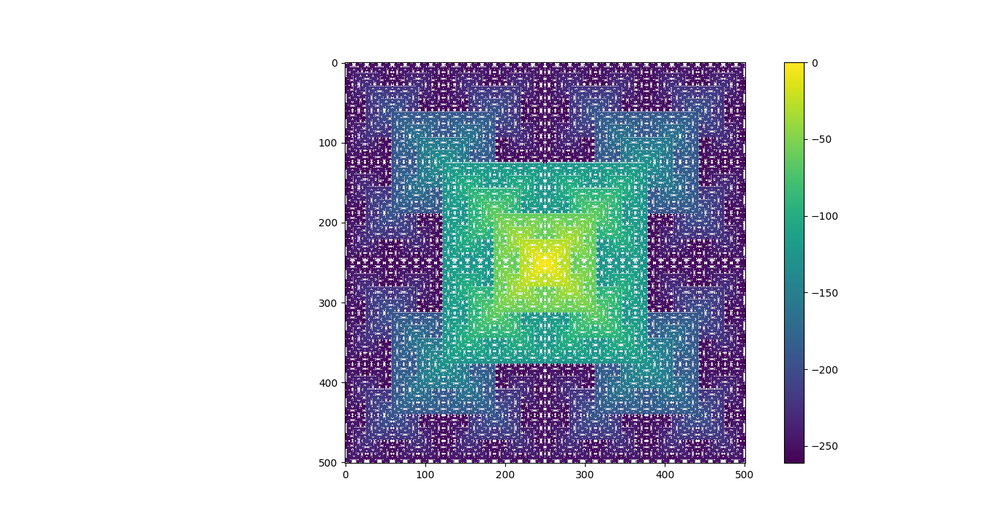
#> input picture CrystalRules/square_fractal_20180709_214959_image.png, 1000 x 520 px, shrunk from 1366 x 710 before the run
$ python PureHueImage.py
#> lines starting #> are read from the running program, lines starting #| are printed output that depends on the picture
# convert image to HSV, then maximize saturation and value, leaving only "pure hue"
# because I was curious about the hues seen in an aerial image of twilight over the Ross Sea in Antarctica: https://lh3.googleusercontent.com/proxy/xiXOr8TtWYHKD9DVzRLBmnxY7OM-mE_735Q-8L1-0zVZRLayFDgO9RKLssq7Hj6XeTGMKcEr4HowFXizGfaAnzMWdcQQUTATeFlY-W2gaeAHAklbs4YumN6y-Sb1BoB6gQmWKA


from PIL import Image
import numpy as np
import matplotlib
import matplotlib.pyplot as plt
import sys
import random

import tkinter as tk
from tkinter import filedialog

root = tk.Tk()
root.withdraw()

fp = filedialog.askopenfilename(initialdir="/home/wesley/Pictures/")
#> the answer given: CrystalRules/square_fractal_20180709_214959_image.png
# try to kill Tk stuff so plt.show doesn't hang
root.quit()
root.destroy()

print("got fp: {}".format(fp))

with Image.open(fp) as im:
#> im is the input picture: PIL image 1000x520 RGBA; mean R, G, B, A 201.2, 207.3, 215.9, 255
    arr = np.array(im.convert("RGB")) / 255  # convert to 0-1 so rgb_to_hsv doesn't create incorrect values (without the /255, it will make H and S in 0-1 but V in 0-255)

# [9 lines of commented-out code are left out]

def to_pure_hue(rgb_arr):
    hsv_arr = matplotlib.colors.rgb_to_hsv(rgb_arr)
    hsv_arr[:,:,1] = 1.0
    hsv_arr[:,:,2] = 1.0
    res = matplotlib.colors.hsv_to_rgb(hsv_arr)
    return res

def to_max_saturation(rgb_arr):
    hsv_arr = matplotlib.colors.rgb_to_hsv(rgb_arr)
#> hsv_arr: shape (520, 1000, 3) float64; mean of channels 0, 1, 2 0.2, 0.189, 0.865
    hsv_arr[:,:,1] = 1.0
#> hsv_arr: shape (520, 1000, 3) float64; mean of channels 0, 1, 2 0.2, 1, 0.865
    res = matplotlib.colors.hsv_to_rgb(hsv_arr)
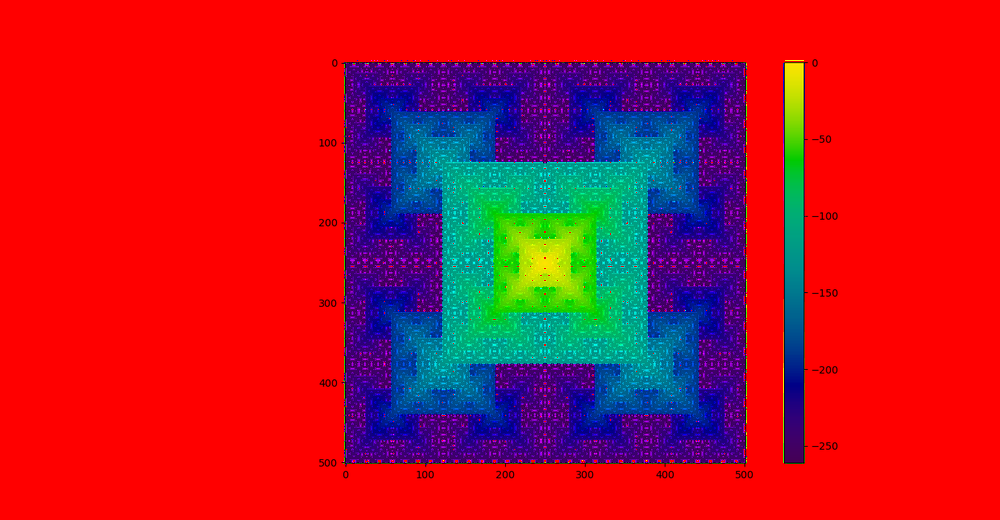
#> res: shape (520, 1000, 3) float64; mean R, G, B 0.722, 0.0884, 0.16
    return res

arr2 = to_max_saturation(arr)
arr3 = to_pure_hue(arr)
#> in to_pure_hue, `hsv_arr[:,:,2] = 1.0`: hsv_arr: shape (520, 1000, 3) float64; mean of channels 0, 1, 2 0.2, 1, 1
#> in to_pure_hue, `res = matplotlib.colors.hsv_to_rgb(hsv_arr)`:
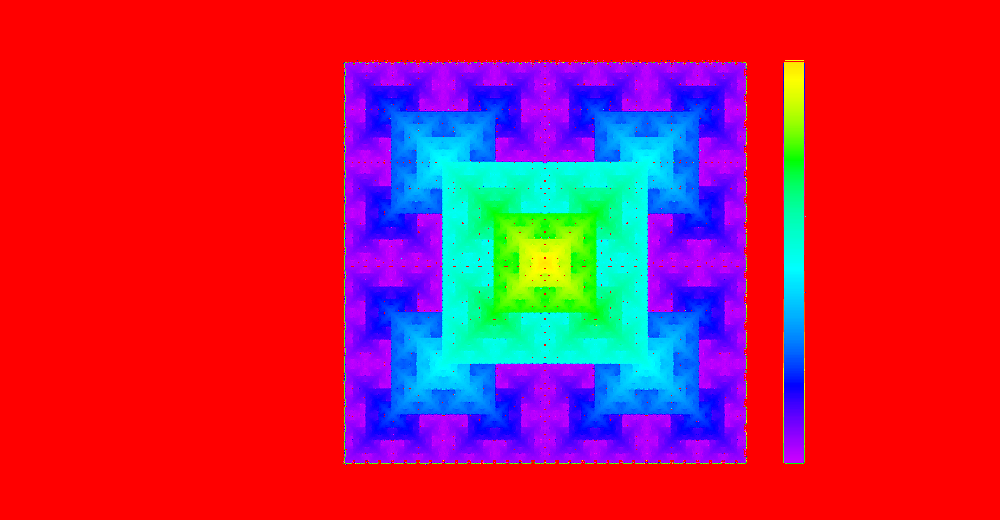
#> res: shape (520, 1000, 3) float64; mean R, G, B 0.766, 0.128, 0.284

plt.subplot(1,2,1)
plt.imshow(arr)
plt.subplot(1,2,2)
plt.imshow(arr2)
# plt.subplot(2,2,3)
# plt.imshow(arr3)
plt.show()
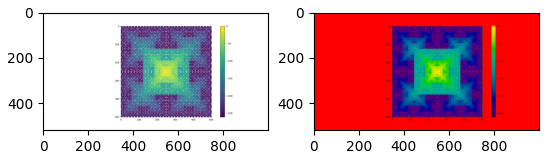
#> figure drawn by matplotlib, 2 panels


# trying to get the damn thing to close without having to `kill %1` in shell
im.close()
sys.exit()
#> (the program exits here)
